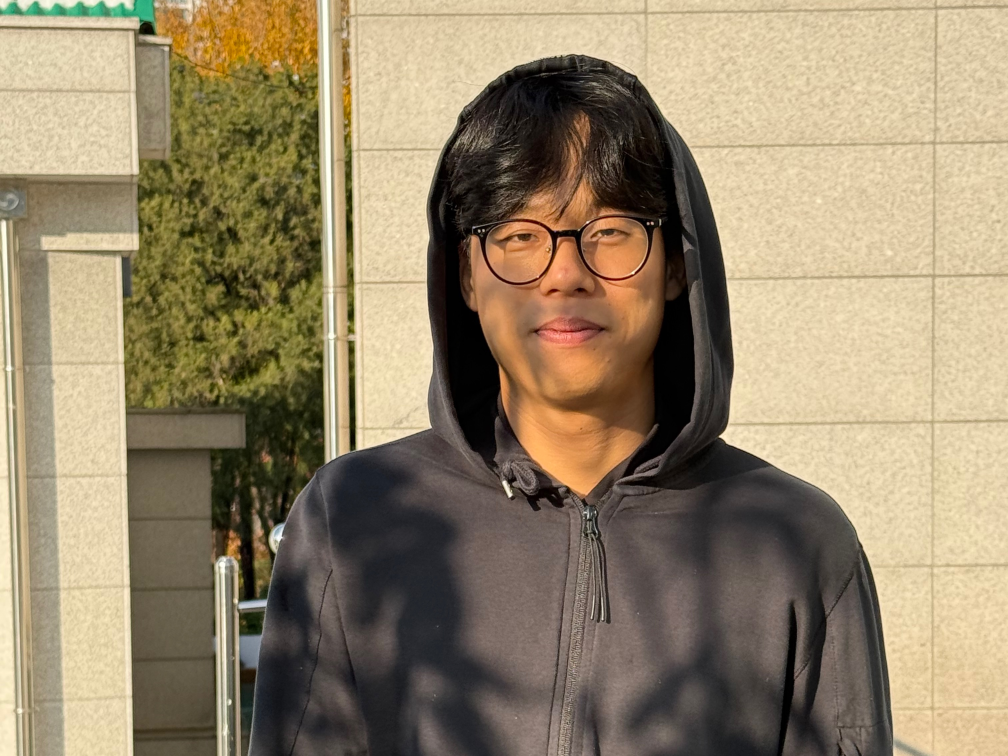
#> input picture 12week/image2.jpg, 3024 x 2268 px (shown at 1/3 size)
$ python ex2.py
#> lines starting #> are read from the running program, lines starting #| are printed output that depends on the picture; after the words box and inside, x2 and y2 are one past the last pixel; in counts of white or black regions, pixels touching at a corner belong together
import numpy as np
import cv2

face_cascade = cv2.CascadeClassifier(cv2.data.haarcascades +'haarcascade_frontalface_default.xml')
ff =np.fromfile(r'image2.jpg', np.uint8)
img = cv2.imdecode(ff, cv2.IMREAD_UNCHANGED)
#> img is the input picture: shape (2268, 3024, 3); mean B, G, R 106.8, 134.2, 149.7
IMG = cv2.resize(img, dsize=(0,0), fx=1.0,fy=1.0,interpolation=cv2.INTER_LINEAR)

gray = cv2.cvtColor(img, cv2.COLOR_BGR2GRAY)
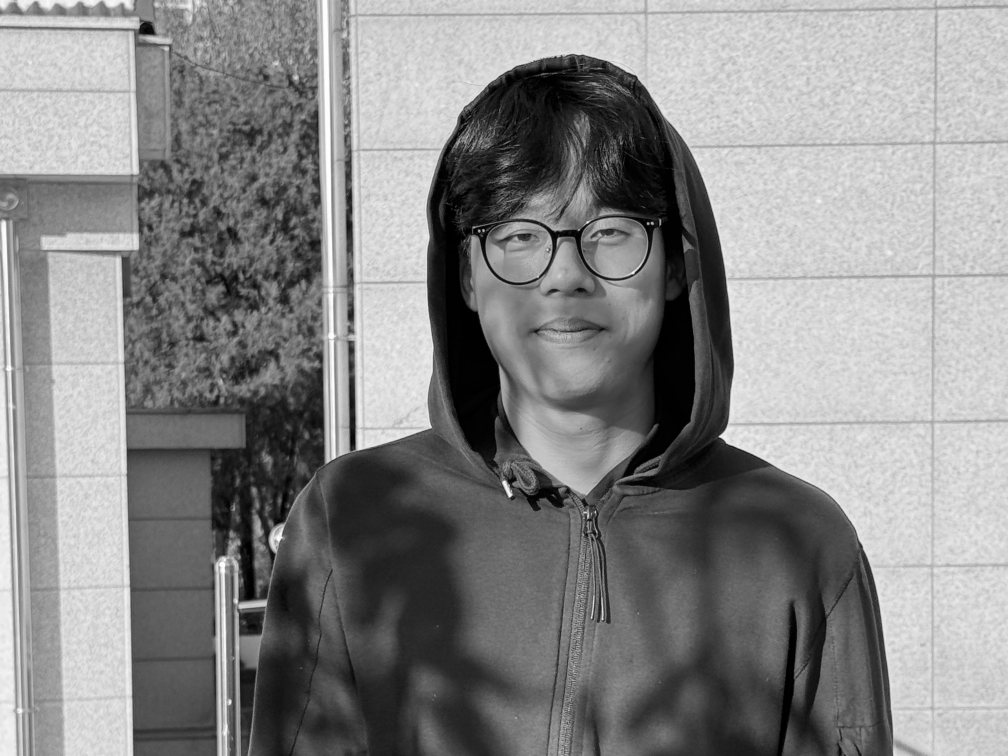
#> gray: shape (2268, 3024) (shown at 1/3 size); min 0, max 255, mean 135.7
cv2.imshow('gray find',gray)

faces = face_cascade.detectMultiScale(gray, 1.2,5)
#> faces = [[1596, 813, 174, 174], [1336, 426, 699, 699], [1414, 1224, 708, 708]]
for(x,y,w,h) in faces:
    cv2.rectangle(img,(x,y),(x+w,y+h),(255,0,0),2)

    face_img = img[y:y+h, x:x+w]
    face_img = cv2.resize(face_img, dsize=(0, 0), fx=0.1, fy=0.1)
    face_img = cv2.resize(face_img,(w,h),interpolation=cv2.INTER_AREA)
    img[y:y+h, x:x+w] = face_img
#> this loop made 3 passes
#> pass 1, `face_img = img[y:y+h, x:x+w]`:
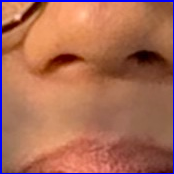
#> face_img: shape (174, 174, 3); mean B, G, R 85.4, 107.2, 170.3
#> pass 1, `face_img = cv2.resize(face_img,(w,h),interpolation=cv2.INTER_AREA)`:
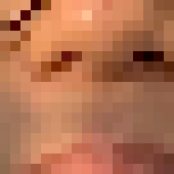
#> face_img: shape (174, 174, 3); mean B, G, R 80.5, 112.5, 177.9
#> pass 2, `face_img = img[y:y+h, x:x+w]`:
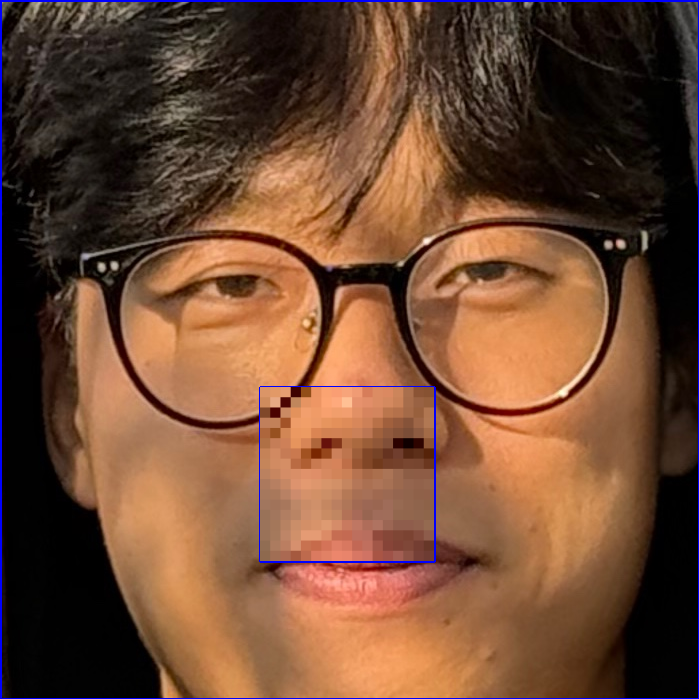
#> face_img: shape (699, 699, 3); mean B, G, R 52.1, 73.5, 110.7
#> pass 2, `face_img = cv2.resize(face_img, dsize=(0, 0), fx=0.1, fy=0.1)`:
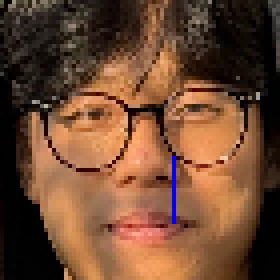
#> face_img: shape (70, 70, 3) (shown 4 times larger); mean B, G, R 50.4, 73.7, 111

cv2.imshow('face find',img)
cv2.imwrite('image1.jpg',img)
cv2.waitKey(0)
cv2.destroyAllWindows()

$ run again, with 12week/image_1.jpg copied over 12week/image2.jpg
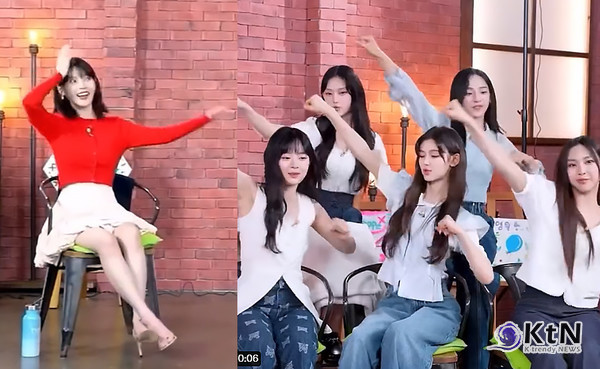
#> input picture 12week/image_1.jpg, 600 x 369 px
#> img is the input picture: shape (369, 600, 3); mean B, G, R 130.2, 126.6, 165.7
#> `gray = cv2.cvtColor(img, cv2.COLOR_BGR2GRAY)`:
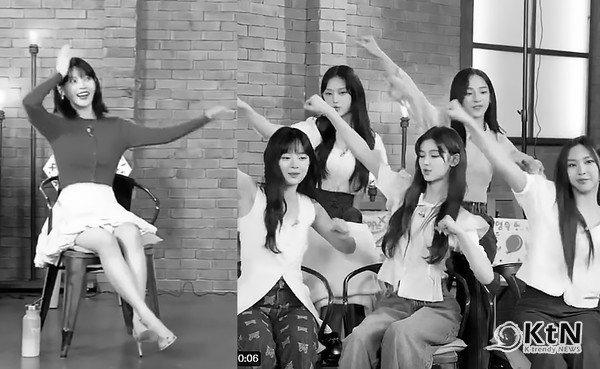
#> gray: shape (369, 600); min 0, max 255, mean 138.7
#> faces = [[320, 81, 33, 33], [460, 80, 35, 35], [273, 142, 42, 42]]
#> the loop `for(x,y,w,h) in faces:` made 3 passes
#> after the loop `for(x,y,w,h) in faces:`:
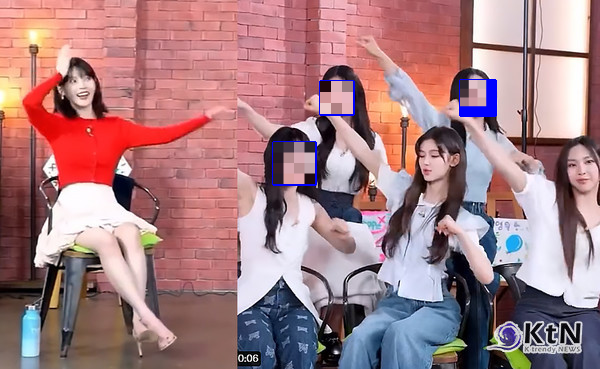
#> img: shape (369, 600, 3); 2.14% of pixels changed, all inside (x1, y1, x2, y2) = (272, 79, 497, 186)

$ run again, with 12week/sample_img.jpg copied over 12week/image2.jpg
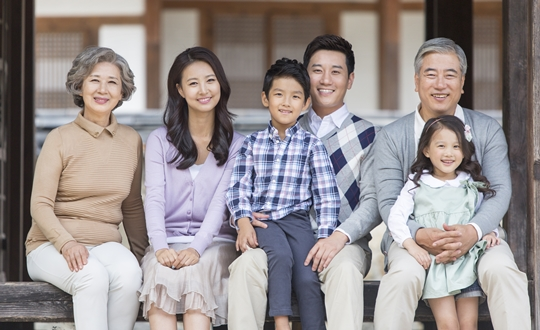
#> input picture 12week/sample_img.jpg, 540 x 330 px
#> img is the input picture: shape (330, 540, 3); mean B, G, R 141.2, 141.7, 150.2
#> `gray = cv2.cvtColor(img, cv2.COLOR_BGR2GRAY)`:
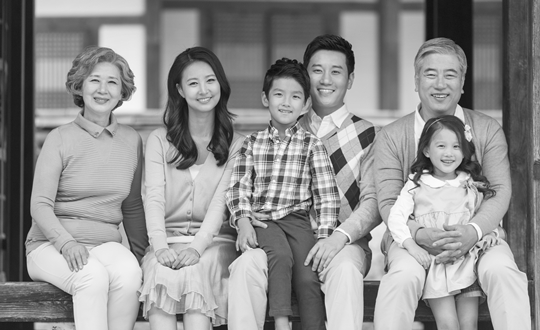
#> gray: shape (330, 540); min 10, max 254, mean 144.2
#> faces = [[302, 50, 52, 52], [78, 62, 49, 49], [263, 76, 47, 47], [424, 127, 46, 46], [413, 52, 57, 57], [175, 61, 52, 52], [409, 28, 64, 64]]
#> the loop `for(x,y,w,h) in faces:` made 7 passes
#> after the loop `for(x,y,w,h) in faces:`:
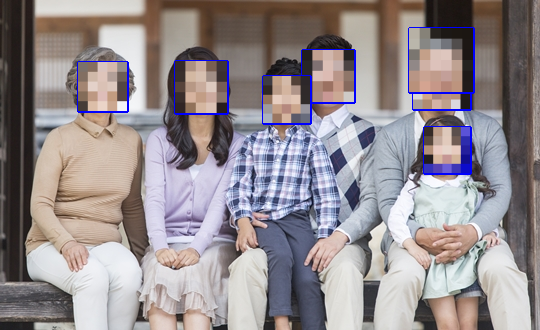
#> img: shape (330, 540, 3); 10.52% of pixels changed, all inside (x1, y1, x2, y2) = (77, 27, 475, 175)
